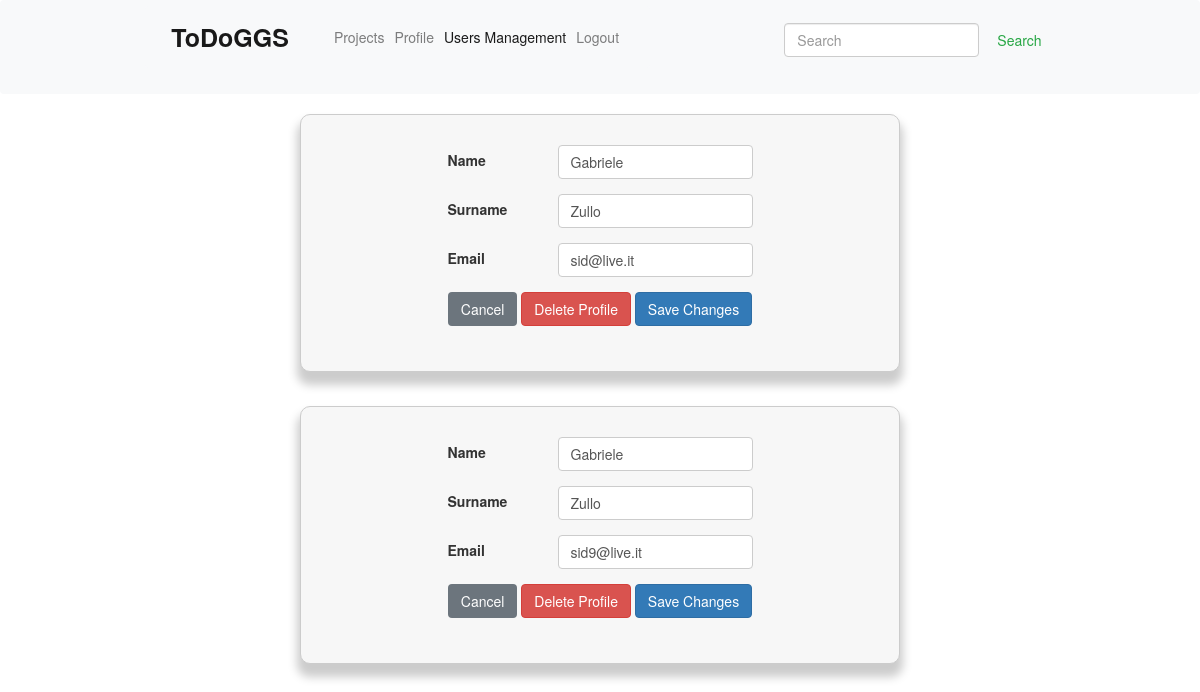
Before: /View/gestione_utenti.php (signed in) with the older database file.
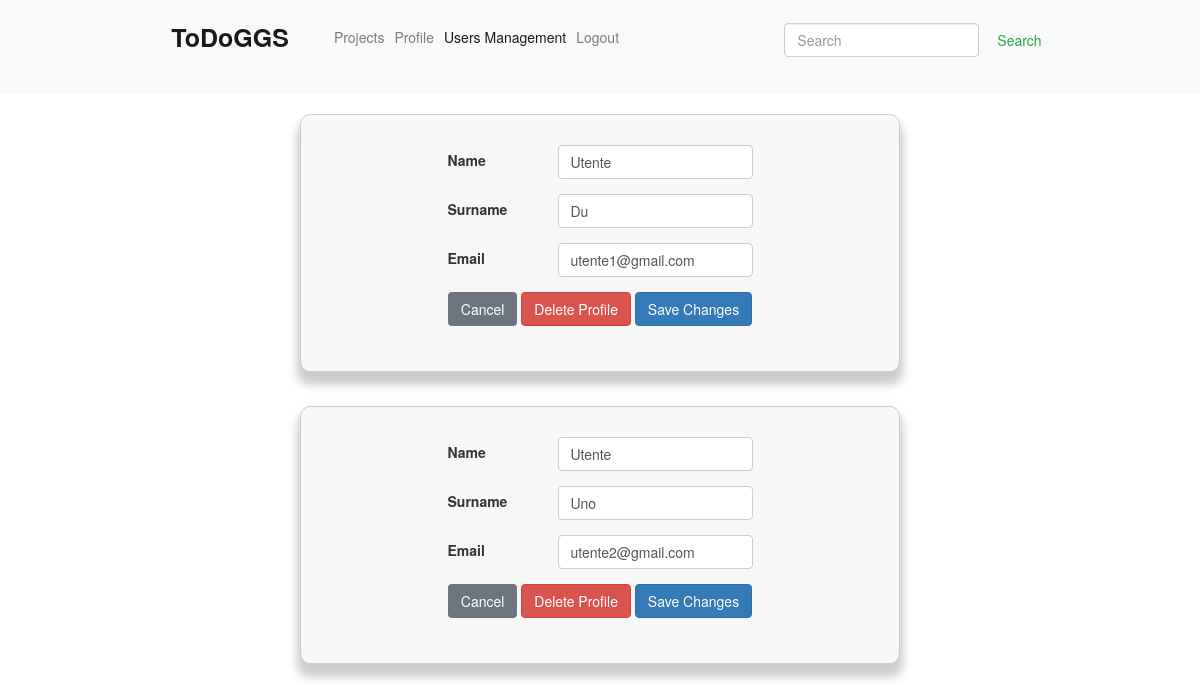
After: the same page with the newer database file.
### tables this page shows
CREATE TABLE `utente` (
  `Mail` varchar(60) NOT NULL,
  `Password` varchar(32) NOT NULL,
  `Ruolo` varchar(1) NOT NULL,
  `Nome` varchar(32) NOT NULL,
  `Cognome` varchar(32) NOT NULL,
  `Nascita` varchar(20) NOT NULL
);

### Controller/db_handler.php (called while the page is built, shortened)
<?php
    class db_handler {
        private $servername;
        private $username;
        private $dbname;
        private $connection;
        public function __construct() {
            $this->servername = "localhost";
            $this->username = "root";
            $this->dbname = "db_desarrollo";
        }
        public function getConnection(){
            return $this->connection;
        }
        public function startConnection() {
            $this->connection = new mysqli($this->servername, $this->username, "", $this->dbname);
        }
    }
?>

### Controller/db_utente.php (called while the page is built, shortened)
<?php
    require 'C:/xampp/htdocs/desarrollo/Model/utente.php';
    class db_utente extends db_handler{
        public function getAllUtenti(){
            $sql = "SELECT * FROM utente WHERE Ruolo = 'U' ORDER BY Nome, Cognome";
            $result = $this->getConnection()->query($sql);
            $array = array();
            if($result) {
                if ($result->num_rows == 0) {
                    return false;
                } else {
                    for ($i = 0; $i < $result->num_rows; $i++) {
                        $row = $result->fetch_assoc();
                        $user = new utente($row);
                        $array[] = $user;
                    }
                }
            } else{
                echo "Error in ".$sql."<br>".$this->startConnection()->error;
            }
            return $array;
        }
    }
?>

### Model/utente.php (called while the page is built, shortened)
<?php
    class utente{
        private $mail;
        private $nome;
        private $cognome;
        public function __construct($array){
            $this->mail = $array['Mail'];
            $this->nome = $array['Nome'];
            $this->cognome = $array['Cognome'];
        }
        public function getMail(){
            return $this->mail;
        }
        public function getNome(){
            return $this->nome;
        }
        public function getCognome(){
            return $this->cognome;
        }
    }
?>

### View/gestione_utenti.php (the view, shortened to what this page needs)
<?php
    require 'C:/xampp/htdocs/desarrollo/Controller/db_handler.php';
    require 'C:/xampp/htdocs/desarrollo/Controller/db_utente.php';
    $utente = new db_utente();
    $array = $utente->getAllUtenti();
    if(strcmp($_SESSION['ruolo'], "A") != 0) {
        header("Location: nuovo_progetto.php");
    } else{
?>
<html>
    <head>
        <link rel="stylesheet" href="https://cdn.jsdelivr.net/npm/bootstrap@4.0.0/dist/css/bootstrap.min.css">
        <link href="//maxcdn.bootstrapcdn.com/bootstrap/3.2.0/css/bootstrap.min.css" rel="stylesheet" type="text/css" />
    </head>
        <nav class="navbar navbar-light bg-light justify-content-between">
        <nav class="navbar navbar-expand-lg navbar-light bg-light">
            <a class="navbar-brand" href="index.php" style="font-size: 25px;"><b>ToDoGGS</b></a>
            <div class="collapse navbar-collapse" id="navbarNavDropdown">
                <ul class="navbar-nav">
                    <li class="nav-item ">
                        <a class="nav-link" href="elenco_progetti.php">Projects</a>
                    </li>
                    <li class="nav-item">
                        <a class="nav-link" href="profilo.php">Profile</a>
                    </li>
                    <li class="nav-item active">
                        <a class="nav-link" href="gestione_utenti.php">Users Management</a>
                    </li>
                    <li class="nav-item ">
                        <a class="nav-link" href="logout.php">Logout<span class="sr-only">(current)</span></a>
                    </li>
                </ul>
            </div>
        </nav>
            <form method="POST" action="search.php" class="form-inline">
                <input class="form-control mr-sm-2" type="search" placeholder="Search" aria-label="Search" name="search">
                <button class="btn btn-outline-success my-2 my-sm-0" type="submit">Search</button>
            </form>
        </nav>
    <body>
        <?php
            if($array == false){
                echo "<b>Nessun utente trovato</b>";
            } else {
                foreach ($array as $value) {
                    echo"
                        <form action='gestione_utenti.php' method='POST'>
                            <div class='supremo'>
                            <div class='riga'>
                            <div class='etichetta'><label>Name</label></div>
                            <input class='tony' type='text' id='nome' name='nome' placeholder='Nome' value=" . $value->getNome() ." required>
                            </div>
                            <div class='riga'>
                            <div class='etichetta'><label>Surname</label></div>
                            <input class='tony' type='text' id='cognome' name='cognome' placeholder='Cognome' value=" . $value->getCognome() . " required>
                            </div>
                            <div class='riga'>
                             <div class='etichetta'><label>Email</label></div>
                            <input class='tony' type='text' id='mail' name='mail' placeholder='Mail' value=" . $value->getMail() . " required>
                            </div>
                            <div class='riga'>
                            <span class='pull-right button-group'>
                            <a class='btn btn-secondary'  href='elenco_progetti.php'>Cancel</a>
                            <button class='btn btn-danger' type='submit' name='elimina' value='elimina'>Delete Profile</button>
                            <button class='btn btn-primary' type='submit' name='modifica'>Save Changes</button>
                           </span>
                           </div>
                            </div>
                            </form>";
                    echo "<br>";
                }
            }
        }
        ?>
    </body>
</html>

Changed rows visible on the page:
removed utente: nome "Gabriele", cognome "Zullo", mail "sid@live.it"
removed utente: nome "Gabriele", cognome "Zullo", mail "sid9@live.it"
added utente: nome "Utente", cognome "Du", mail "utente1@gmail.com"
added utente: nome "Utente", cognome "Uno", mail "utente2@gmail.com"
